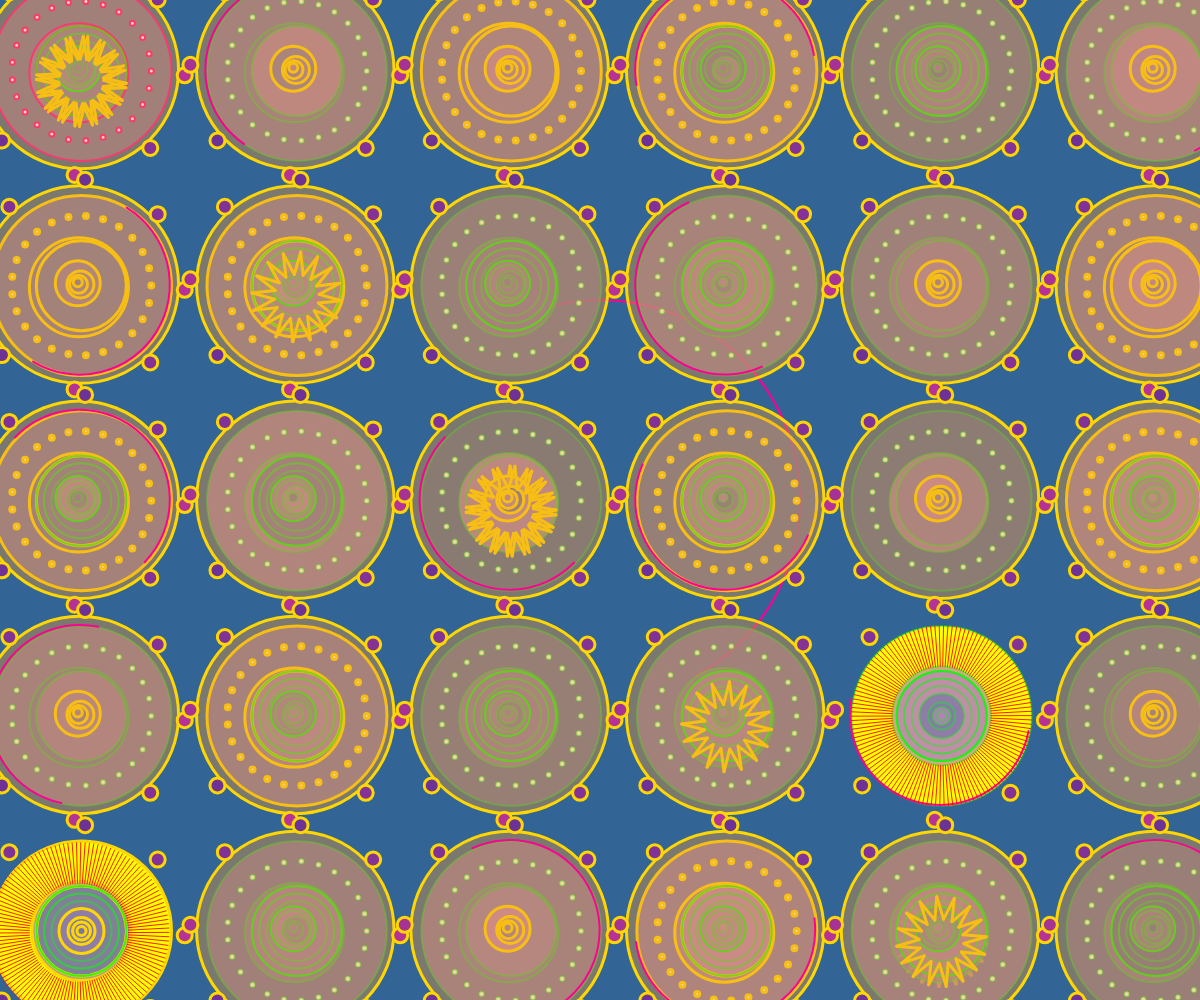
Frame 1 (no input)
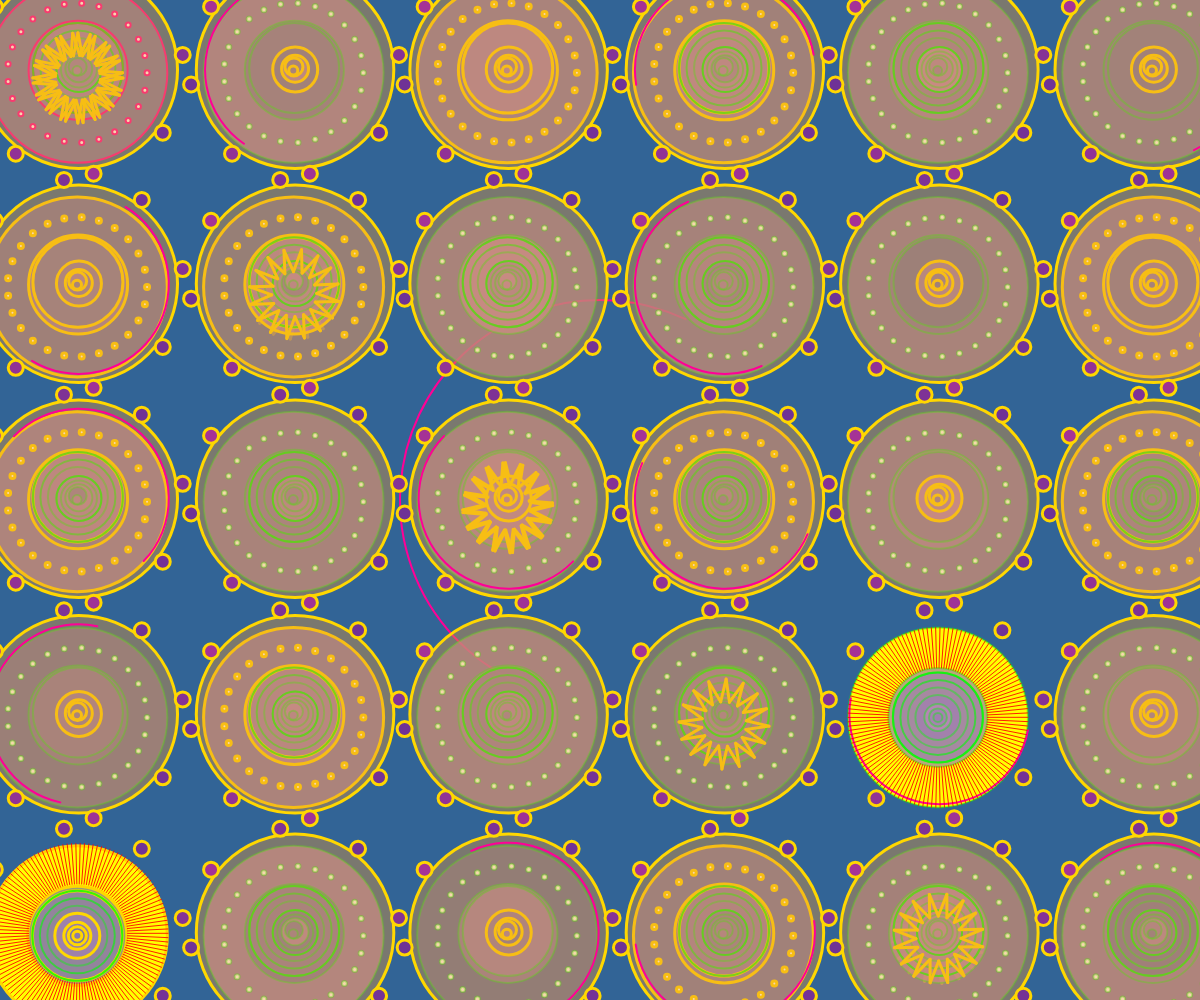
Frame 60 (no input)
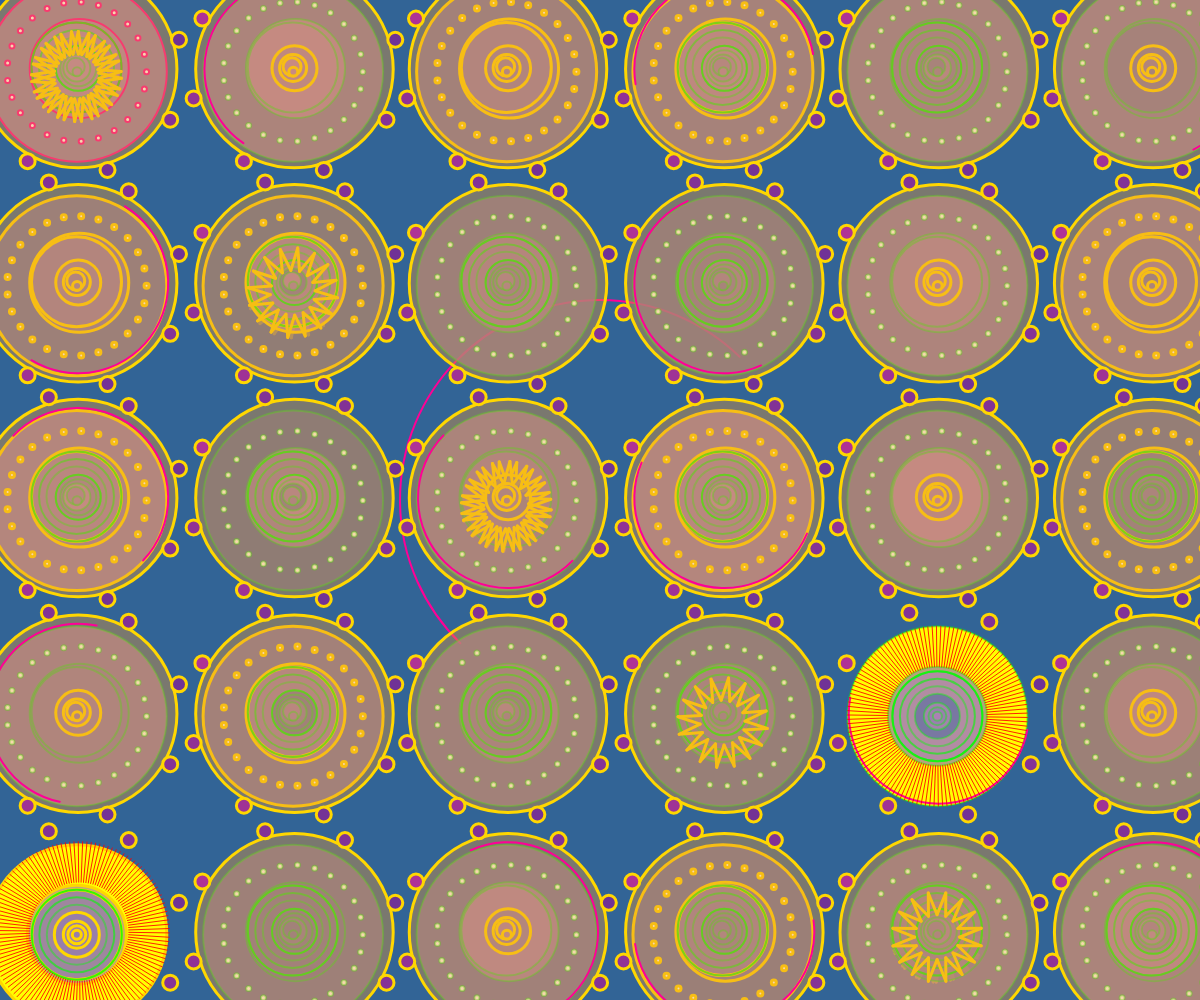
Frame 120 (the mouse pressed at the canvas centre since frame 60)

The p5.js sketch that drew these frames (run headless with seeded random() and noise() and a simulated clock; from frame 60 on, the mouse is pressed at the canvas centre):

// p5.js sketch
// ── sketch.js
let circles = [];
let circleDiameter = 180; // Diameter of the main circle, adjustable
let spacing = 35; // Spacing between circles, adjustable
let offsetX = -10; // Offset to move all circles to the left, adjustable
let offsetY = -20; // Offset to move all circles upward, adjustable

let specialCircleColor = [255, 255, 0]; // Color of the special circle, default yellow
let redLineStrokeWeight = 0.8; // Width of the red line, default 3
let redLineSpikes = 130; // Number of spikes in the red line, default 16
let goldLineStrokeWeight = 3; // Width of the gold line, default 3
let goldLineSpikes = 16; // Number of spikes in the gold line, default 16

let noiseOffset = 0.0;
let noiseScale = 0.1; // Noise scale for the wave effect

class AnimatedCircle {
  constructor(x, y, d, startAngle, hasArc, styleType) {
    this.x = x;
    this.y = y;
    this.d = d;
    this.startAngle = startAngle;
    this.hasArc = hasArc;
    this.styleType = styleType;
    this.isSpecial = false;
  }

  update() {
    this.x += map(noise(frameCount / 100 + this.x), 0, 1, -0.5, 0.5);
    this.y += map(noise(frameCount / 100 + this.y), 0, 1, -0.5, 0.5);
  }

  draw() {
    let radii = [this.d, this.d * 0.55, this.d * 0.5, this.d * 0.25, this.d * 0.15, this.d * 0.1, this.d * 0.05]; // Sizes of the main and inner circles
    let colors = generateColorsForCircle(this.x, this.y);

    if (this.isSpecial) {
      drawSpecialCirclePattern(this.x, this.y, radii, colors, this.styleType);
    } else {
      drawCirclePattern(this.x, this.y, radii, colors, this.styleType);
    }
  }
}

function setup() {
  createCanvas(windowWidth, windowHeight); // Create canvas adjusted to window size
  frameRate(30); // Set frame rate for smooth animation
  noStroke(); // No border when drawing circles

  // Initialize all circle information and add to circles array
  let y = circleDiameter / 2;
  while (y < height + circleDiameter) {
    let x = circleDiameter / 2;
    while (x < width + circleDiameter) {
      let angle = random(TWO_PI);  // Random starting angle
      let hasArc = random() > 0.5;  // 50% chance to decide if arc is present
      let styleType = random(['goldZigzag', 'multiLayeredRings']); // Randomly select style
      circles.push(new AnimatedCircle(
        x + offsetX,
        y + offsetY,
        circleDiameter,
        angle,
        hasArc,
        styleType
      ));
      x += circleDiameter + spacing;
    }
    y += circleDiameter + spacing;
  }

  // Randomly select two sets of concentric circles
  let selectedIndices = [];
  while (selectedIndices.length < 2) {
    let index = floor(random(circles.length));
    if (!selectedIndices.includes(index)) {
      selectedIndices.push(index);
    }
  }

  // Update properties of these two concentric circles
  for (let i = 0; i < selectedIndices.length; i++) {
    circles[selectedIndices[i]].isSpecial = true;
  }
}

function draw() {
  background(50, 100, 150); // Set background color

  let noiseValue = noise(noiseOffset) * TWO_PI;
  noiseOffset += noiseScale;
  drawArcThroughCenter(width / 2, height / 2, 200, noiseValue); // Draw the arc at the center of the canvas

  // Update and draw all circles and other patterns
  for (let i = 0; i < circles.length; i++) {
    circles[i].update();
    circles[i].draw();
  }

  // Draw orange rings
  drawOrangeCircles(circles);

  // Draw patterns on the orange rings
  for (let i = 0; i < circles.length; i++) {
    let c = circles[i];
    drawPatternOnRing(c.x, c.y, c.d / 2 + 15);
  }

  // Finally, draw pink arcs, ensuring they are on top
  for (let i = 0; i < circles.length; i++) {
    let c = circles[i];
    if (c.hasArc) {  // Check if arc needs to be drawn
      drawArcThroughCenter(c.x, c.y, c.d / 2, c.startAngle);
    }
  }

  // Draw red lines in the two sets of special concentric circles
  drawRedLinesInSpecialCircles();
}

function drawCirclePattern(x, y, radii, colors, styleType) {
  let numRings = radii.length; // Number of concentric circles
  for (let i = 0; i < numRings; i++) {
    // Add Perlin noise to the position of each circle
    let noiseX = x + map(noise(frameCount / 100 + i), 0, 1, -5, 5);
    let noiseY = y + map(noise(frameCount / 100 + i + 1000), 0, 1, -5, 5);

    fill(colors[i % colors.length]); // Set fill color
    ellipse(noiseX, noiseY, radii[i], radii[i]); // Draw circle
    if (i == 0) { // Only draw white dots between the largest and second largest circles
      fillDotsOnCircle(noiseX, noiseY, radii[0] / 2, radii[1] / 2); // Fill dots on entire circle
    }
    if (i == 2 && i + 1 < numRings) { // Draw according to style between the third and fourth largest circles
      if (styleType === 'goldZigzag') {
        drawGoldZShape(noiseX, noiseY, radii[2] / 2, radii[3] / 2);
      } else if (styleType === 'multiLayeredRings') {
        drawMultiLayeredRings(noiseX, noiseY, radii[2] / 2, radii[3] / 2);
      }
    }
    if (styleType === 'multiLayeredRings' && i == 3 && i + 1 < numRings) {
      drawGreenLayeredRings(noiseX, noiseY, radii[3] / 2, radii[4] / 2);
    }
  }
}

function drawSpecialCirclePattern(x, y, radii, colors, styleType) {
  // Add Perlin noise to the position of the largest circle
  let noiseX = x + map(noise(frameCount / 100), 0, 1, -5, 5);
  let noiseY = y + map(noise(frameCount / 100 + 1000), 0, 1, -5, 5);

  fill(specialCircleColor); // Set largest circle to special color
  ellipse(noiseX, noiseY, radii[0], radii[0]); // Draw largest circle

  // Draw other circles, skip white small dots
  for (let i = 1; i < radii.length; i++) {
    fill(colors[i % colors.length]);
    ellipse(noiseX, noiseY, radii[i], radii[i]);
  }

  if (styleType === 'goldZigzag') {
    drawGoldZShape(noiseX, noiseY, radii[2] / 2, radii[3] / 2);
  } else if (styleType === 'multiLayeredRings') {
    drawMultiLayeredRings(noiseX, noiseY, radii[2] / 2, radii[3] / 2);
  }
}

function drawRedLinesInSpecialCircles() {
  let specialCircles = circles.filter(c => c.isSpecial);
  for (let i = 0; i < specialCircles.length; i++) {
    let c = specialCircles[i];
    // Add Perlin noise to the position of the red lines
    let noiseX = c.x + map(noise(frameCount / 100 + i), 0, 1, -5, 5);
    let noiseY = c.y + map(noise(frameCount / 100 + i + 1000), 0, 1, -5, 5);
    drawRedLine(noiseX, noiseY, c.d / 2, c.d * 0.55 / 2);
  }
}

function drawRedLine(cx, cy, outerRadius, innerRadius) {
  push();
  translate(cx, cy);
  rotate(noise(frameCount / 100) * TWO_PI);
  let angleStep = TWO_PI / redLineSpikes;
  stroke(255, 0, 0);
  strokeWeight(redLineStrokeWeight);
  for (let i = 0; i < redLineSpikes; i++) {
    let angle = i * angleStep;
    let outerX = cos(angle) * outerRadius;
    let outerY = sin(angle) * outerRadius;
    let innerX = cos(angle) * innerRadius;
    let innerY = sin(angle) * innerRadius;
    line(outerX, outerY, innerX, innerY);
  }
  pop();
}

function drawArcThroughCenter(cx, cy, r, angle) {
  noFill();
  stroke(255, 0, 150); // Pink color
  strokeWeight(2);
  let startAngle = angle;
  let endAngle = startAngle + PI;
  arc(cx, cy, r * 2, r * 2, startAngle, endAngle);
}

function generateColors() {
  let colors = [
    color(235, 152, 52, 220), // Orange
    color(235, 152, 52, 180),
    color(205, 127, 50, 180),
    color(107, 170, 167, 180), // Teal
    color(227, 110, 26, 180), // Dark orange
    color(163, 102, 61, 180), // Dark brown
    color(179, 204, 106, 180), // Light green
    color(87, 133, 133, 180)  // Dark teal
  ];
  return colors;
}

function generateColorsForCircle(x, y) {
  let colors = [];
  for (let i = 0; i < 8; i++) {
    let n = noise(x * 0.02, y * 0.02, frameCount * 0.02 + i * 100);
    let c = color(map(n, 0, 1, 50, 255), map(n, 0, 1, 100, 150), map(n, 0, 1, 150, 200), 180);
    colors.push(c);
  }
  return colors;
}

function fillDotsOnCircle(cx, cy, outerRadius, innerRadius) {
  let angleStep = TWO_PI / 25; // Number of white dots
  for (let angle = 0; angle < TWO_PI; angle += angleStep) {
    let midRadius = (outerRadius + innerRadius) / 2;
    let midX = cx + midRadius * cos(angle);
    let midY = cy + midRadius * sin(angle);
    fill(255); // White color
    ellipse(midX, midY, 5, 5); // Draw dot
  }
}

function drawGoldZShape(cx, cy, outerRadius, innerRadius) {
  let angleStep = TWO_PI / goldLineSpikes;
  let angle = random(TWO_PI);
  for (let i = 0; i < goldLineSpikes; i++) {
    let x1 = cx + outerRadius * cos(angle);
    let y1 = cx + outerRadius * sin(angle);
    let x2 = cx + innerRadius * cos(angle + angleStep / 2);
    let y2 = cx + innerRadius * sin(angle + angleStep / 2);
    let x3 = cx + outerRadius * cos(angle + angleStep);
    let y3 = cx + outerRadius * sin(angle + angleStep);
    stroke(255, 215, 0); // Gold color
    strokeWeight(goldLineStrokeWeight);
    line(x1, y1, x2, y2);
    line(x2, y2, x3, y3);
    angle += angleStep;
  }
}

function drawMultiLayeredRings(cx, cy, outerRadius, innerRadius) {
  let layerCount = 3;
  let radiusStep = (outerRadius - innerRadius) / layerCount;
  for (let i = 0; i < layerCount; i++) {
    let currentRadius = outerRadius - i * radiusStep;
    stroke(0, 255, 0, 200 - i * 50); // Green color with decreasing opacity
    strokeWeight(2);
    noFill();
    ellipse(cx, cy, currentRadius * 2, currentRadius * 2);
  }
}

function drawGreenLayeredRings(cx, cy, outerRadius, innerRadius) {
  let angleStep = TWO_PI / goldLineSpikes;
  let radiusStep = (outerRadius - innerRadius) / 2;
  for (let i = 0; i < 2; i++) {
    let currentRadius = outerRadius - i * radiusStep;
    stroke(0, 255, 0, 200 - i * 100); // Green color with decreasing opacity
    strokeWeight(2);
    noFill();
    ellipse(cx, cy, currentRadius * 2, currentRadius * 2);
  }
}

function drawOrangeCircles(circles) {
  for (let i = 0; i < circles.length; i++) {
    let c = circles[i];
    if (!c.isSpecial) { // Skip special circles
      fill(235, 152, 52, 100); // Semi-transparent orange
      ellipse(c.x, c.y, c.d + spacing / 2, c.d + spacing / 2); // Draw orange ring
    }
  }
}

function drawPatternOnRing(cx, cy, radius) {
  let patternCount = 8; // Number of patterns
  let angleStep = TWO_PI / patternCount;
  let currentAngle = frameCount * 0.05; // Angle step for animation
  for (let i = 0; i < patternCount; i++) {
    let x = cx + radius * cos(currentAngle + i * angleStep);
    let y = cy + radius * sin(currentAngle + i * angleStep);
    let colorValue = map(noise(frameCount * 0.05 + i), 0, 1, 50, 255); // Varying color
    fill(colorValue, 50, 150); // Varying pink color
    ellipse(x, y, 15, 15); // Draw pattern
  }
}
